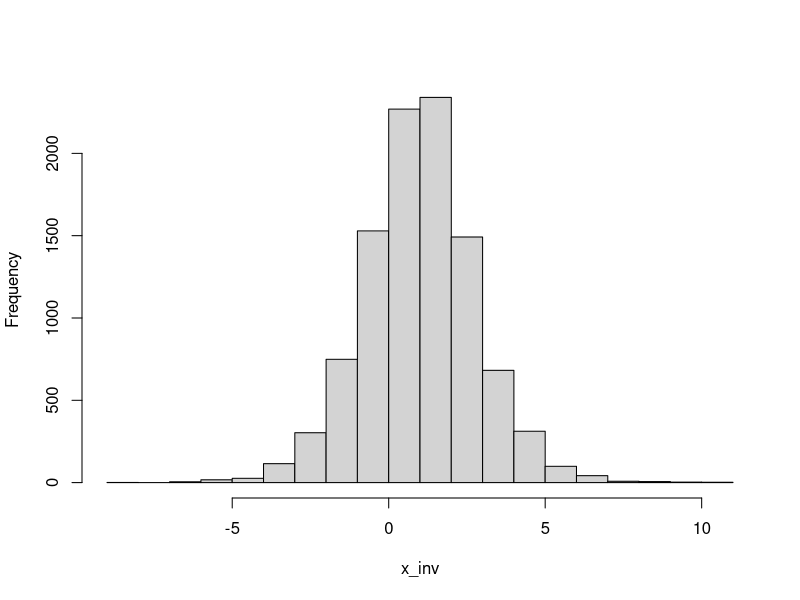
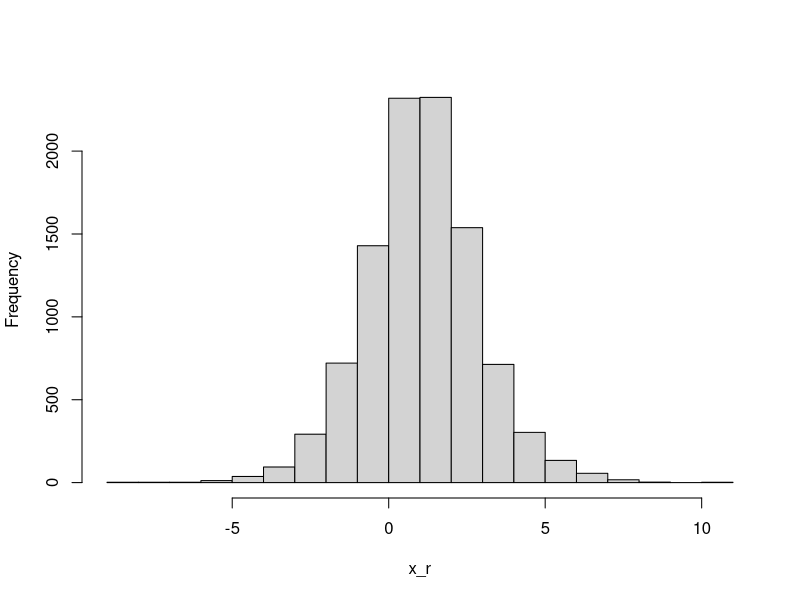
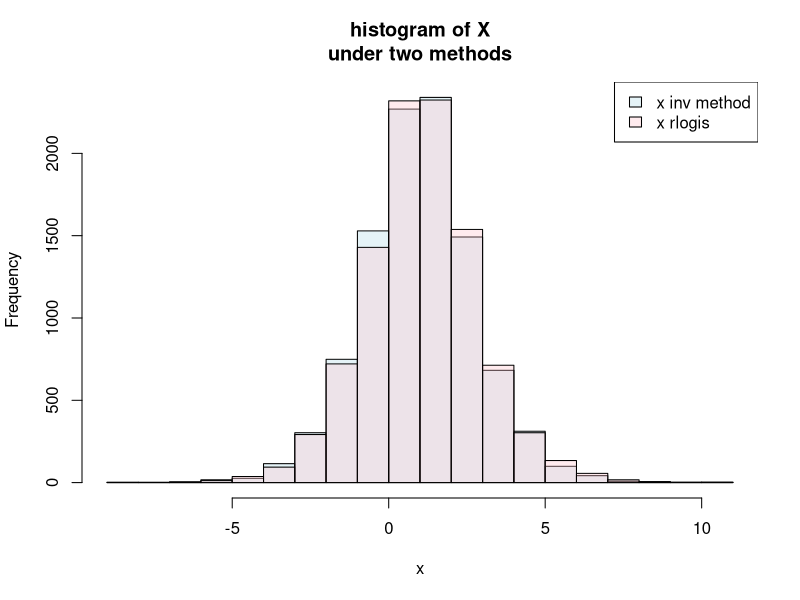
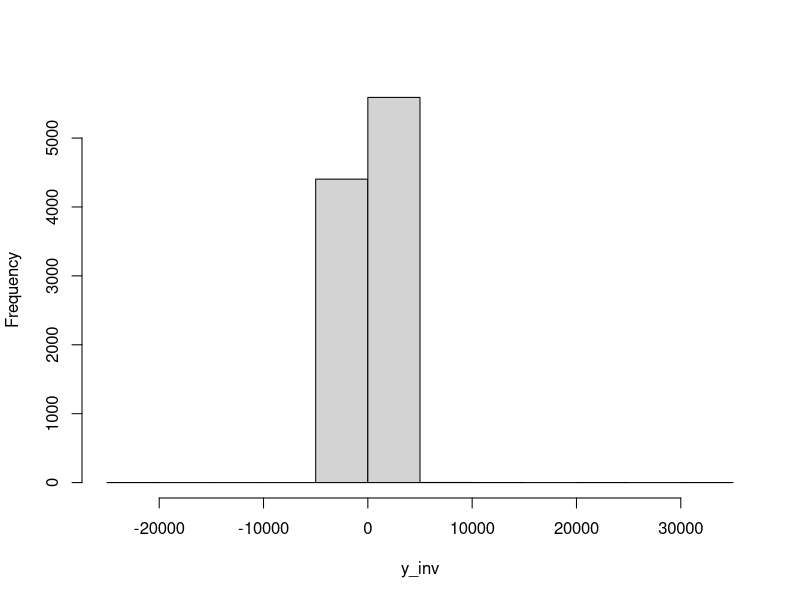
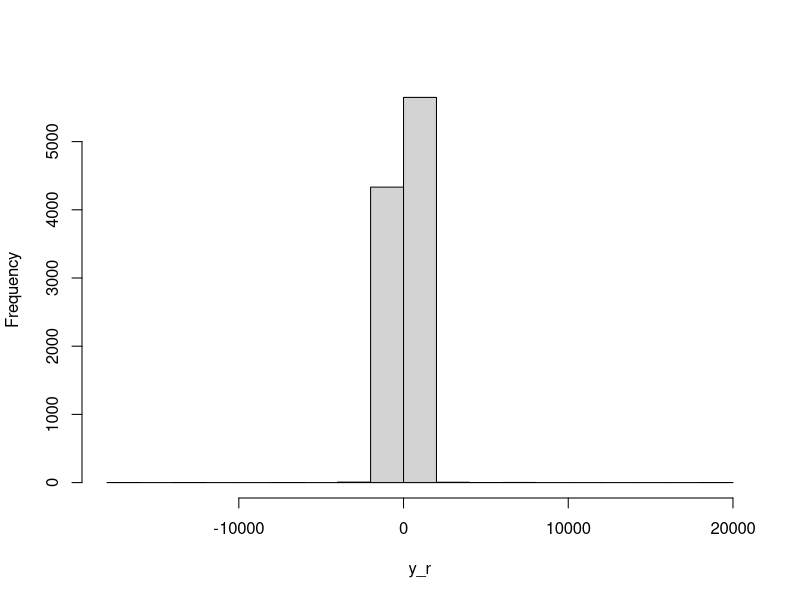
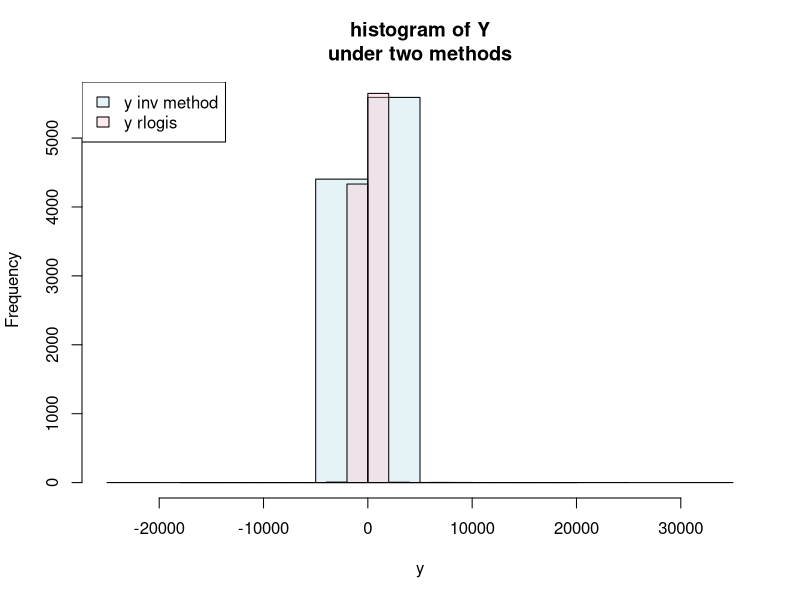

These charts were generated, in order, by the following R code:
# ~~~~~~~~~~~~~~~~~~~~~~~~~~~~~~ #
# Author: Raul 
# Date: 2023-11-03
# Assignment: hw7
# Class: Statistical Computing
# ~~~~~~~~~~~~~~~~~~~~~~~~~~~~~~ #

library(RColorBrewer)
set.seed(20231103)
rm(list = ls())

# ~~ #
# Q1 #
# ~~ #

u <- runif(1e4, min=0, max=1)
mu <- 1
beta <- 1
x_inv <- mu -beta*log((1-u)/u)
x_r <- rlogis(1e4, location=mu, scale=beta)

hist_x_inv <- hist(x_inv, freq = TRUE, main = "")
hist_x_r <- hist(x_r, freq = TRUE, main = "")

c1 <- rgb(173,216,230,max = 255, alpha = 80, names = "lt.blue")
c2 <- rgb(255,192,203, max = 255, alpha = 80, names = "lt.pink")
plot(hist_x_inv, col = c1, xlab = "x", main = "histogram of X\nunder two methods")
plot(hist_x_r, col = c2, add = TRUE, xlab = "X")
legend("topright", legend = c("x inv method","x rlogis"), fill = c(c1,c2))



sigma <- 5
y_inv <- mu + sigma*tan(pi*(u-.5))
y_r <- rcauchy(1e4, location=mu, scale=sigma)

hist_y_inv <- hist(y_inv, freq = TRUE, main = "")
hist_y_r <- hist(y_r, freq = TRUE, main = "")

c1 <- rgb(173,216,230,max = 255, alpha = 80, names = "lt.blue")
c2 <- rgb(255,192,203, max = 255, alpha = 80, names = "lt.pink")
plot(hist_y_inv, col = c1, xlab = "y", main = "histogram of Y\nunder two methods")
plot(hist_y_r, col = c2, add = TRUE, xlab = "Y")
legend("topleft", legend = c("y inv method","y rlogis"), fill = c(c1,c2))


save.image("hw8.RData")
